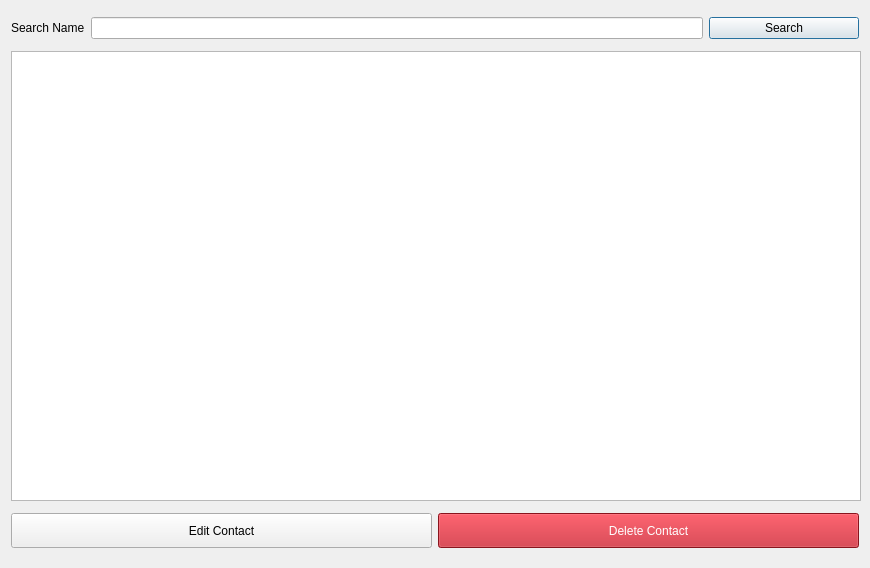
<?xml version="1.0" encoding="UTF-8"?>
<ui version="4.0">
 <class>SearchContactsDialog</class>
 <widget class="QDialog" name="SearchContactsDialog">
  <property name="geometry">
   <rect>
    <x>0</x>
    <y>0</y>
    <width>870</width>
    <height>568</height>
   </rect>
  </property>
  <property name="minimumSize">
   <size>
    <width>870</width>
    <height>568</height>
   </size>
  </property>
  <property name="maximumSize">
   <size>
    <width>870</width>
    <height>568</height>
   </size>
  </property>
  <property name="windowTitle">
   <string>Search Contacts</string>
  </property>
  <layout class="QGridLayout" name="gridLayout">
   <item row="0" column="0">
    <layout class="QHBoxLayout" name="horizontalLayout">
     <item>
      <widget class="QLabel" name="label">
       <property name="text">
        <string>Search Name</string>
       </property>
      </widget>
     </item>
     <item>
      <widget class="QLineEdit" name="lineEdit"/>
     </item>
     <item>
      <widget class="QPushButton" name="btn_search">
       <property name="minimumSize">
        <size>
         <width>150</width>
         <height>0</height>
        </size>
       </property>
       <property name="text">
        <string>Search</string>
       </property>
      </widget>
     </item>
    </layout>
   </item>
   <item row="1" column="0">
    <widget class="QTableWidget" name="tableWidget">
     <property name="sizePolicy">
      <sizepolicy hsizetype="Fixed" vsizetype="Fixed">
       <horstretch>0</horstretch>
       <verstretch>0</verstretch>
      </sizepolicy>
     </property>
     <property name="minimumSize">
      <size>
       <width>850</width>
       <height>450</height>
      </size>
     </property>
    </widget>
   </item>
   <item row="2" column="0">
    <layout class="QHBoxLayout" name="horizontalLayout_2">
     <item>
      <widget class="QPushButton" name="btn_edit">
       <property name="minimumSize">
        <size>
         <width>0</width>
         <height>35</height>
        </size>
       </property>
       <property name="text">
        <string>Edit Contact</string>
       </property>
      </widget>
     </item>
     <item>
      <widget class="QPushButton" name="btn_delete">
       <property name="minimumSize">
        <size>
         <width>0</width>
         <height>35</height>
        </size>
       </property>
       <property name="baseSize">
        <size>
         <width>0</width>
         <height>0</height>
        </size>
       </property>
       <property name="styleSheet">
        <string notr="true">QPushButton {
    background-color: rgb(192, 28, 40);
    color: white;       
}

QPushButton:hover {
    background-color: rgb(165, 29, 45); 
}

QPushButton:pressed {
    background-color: rgb(165, 29, 45); 
}</string>
       </property>
       <property name="text">
        <string>Delete Contact</string>
       </property>
      </widget>
     </item>
    </layout>
   </item>
  </layout>
 </widget>
 <resources/>
 <connections/>
</ui>
